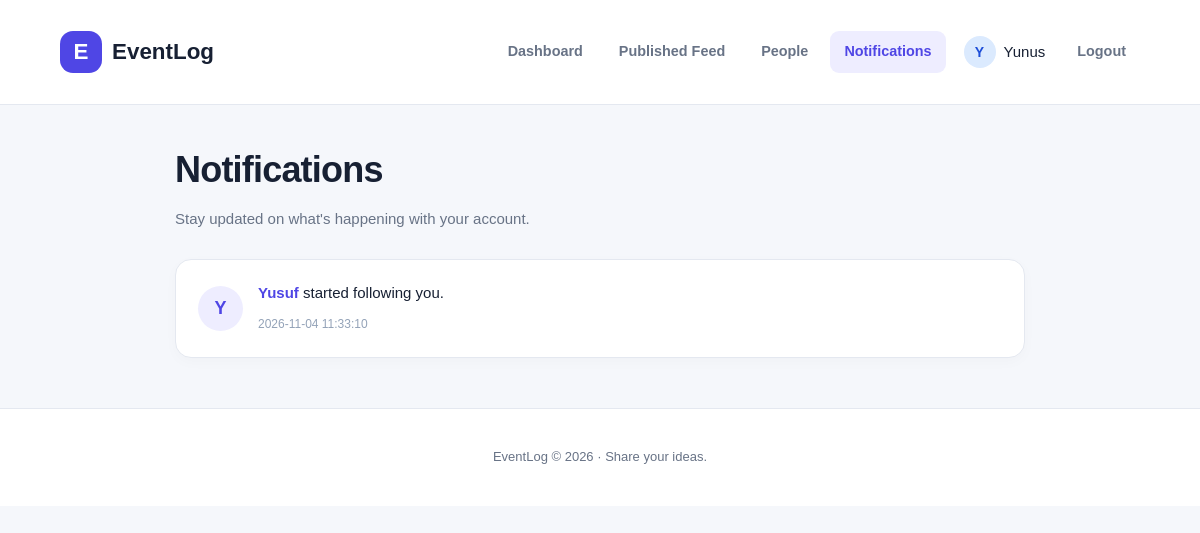
/notifications (signed in), run on the app's committed database.
### app.py (models this page shows)
    class User(db.Model, UserMixin):
        id = mapped_column(db.Integer, primary_key=True)
        Firstname = mapped_column(db.String)
        Lastname = mapped_column(db.String)
        Username = mapped_column(db.String, unique=True, nullable=False)
        Email = mapped_column(db.String)
        Password = mapped_column(db.String, nullable=False)
        date = mapped_column(db.String)

    class Notification(db.Model):
        __tablename__ = 'notification'
        id = mapped_column(db.Integer, primary_key=True)
        recipient_id = mapped_column(db.Integer, db.ForeignKey('user.id'), nullable=False)
        actor_id = mapped_column(db.Integer, db.ForeignKey('user.id'), nullable=False)
        notification_type = mapped_column(db.String, nullable=False)
        post_id = mapped_column(db.Integer, db.ForeignKey('post.id'), nullable=True)
        is_read = mapped_column(db.Boolean, default=False, nullable=False)
        date = mapped_column(db.String, nullable=False)

### app.py (the view)
    @app.route('/notifications')
    @login_required
    def notifications():
        notifications = db.session.query(Notification, User).join(
            User, Notification.actor_id == User.id
        ).filter(
            Notification.recipient_id == current_user.id
        ).order_by(
            Notification.id.desc()
        ).all()
        return render_template(
            'notification.html',
            notifications=notifications
        )

### templates/notification.html (shortened to what this page needs)
<!DOCTYPE html>
<html lang="en">
<head>
    <link rel="stylesheet" href="{{ url_for('static', filename='notification.css') }}">
</head>
<body class="notifications-page">
    <header class="pub-header">
        <a href="{{ url_for('home') }}" class="pub-brand">
            <span class="pub-brand-icon">E</span>
            <span>EventLog</span>
        </a>
        <nav class="pub-nav">
            <a href="{{ url_for('home') }}" class="pub-nav-link"> Dashboard </a>
            <a href="{{ url_for('published_posts') }}" class="pub-nav-link"> Published Feed </a>
            <a href="{{ url_for('people') }}" class="pub-nav-link"> People </a>
            <a href="{{ url_for('notifications') }}" class="pub-current-page">
                Notifications
            </a>
            <a href="{{ url_for('profile', username=current_user.Username) }}"
            class="pub-user-profile">
                <span class="pub-user-avatar"> {{ (current_user.Username or 'U')[0]|upper }} </span>
                <span class="pub-user-name"> {{ current_user.Username }} </span>
            </a>
            <a href="{{ url_for('logout') }}" class="pub-nav-link pub-logout"> Logout </a>
        </nav>
    </header>
    <main class="notifications-main">
        <section class="notifications-heading">
            <h1>Notifications</h1>
            <p>Stay updated on what's happening with your account.</p>
        </section>
        <section class="notifications-list">
            {% for notification, actor in notifications %}
                <article class="notification-card">
                    <div class="notification-avatar">
                        {{ (actor.Username or 'U')[0]|upper }}
                    </div>
                    <div class="notification-content">
                        {% if notification.notification_type == 'follow' %}
                            <p>
                                <strong>{{ actor.Username }}</strong>
                                started following you.
                            </p>
                        {% elif notification.notification_type == 'like' %}
                            <p>
                                <strong>{{ actor.Username }}</strong>
                                liked your post.
                            </p>
                        {% elif notification.notification_type == 'comment' %}
                            <p>
                                <strong>{{ actor.Username }}</strong>
                                commented on your post.
                            </p>
                        {% else %}
                            <p>
                                <strong>{{ actor.Username }}</strong>
                                interacted with you.
                            </p>
                        {% endif %}
                        <small>{{ notification.date }}</small>
                    </div>
                </article>
            {% else %}
                <div class="notifications-empty">
                    <div class="empty-icon">E</div>
                    <h2>No notifications yet</h2>
                    <p>When someone interacts with you, you'll see it here.</p>
                </div>
            {% endfor %}
        </section>
    </main>
    <footer class="notifications-footer">
        <p>EventLog &copy; 2026 · Share your ideas.</p>
    </footer>
</body>
</html>

### static/notification.css (style rules this page uses)
.notifications-page { margin: 0; min-height: 100vh; font-family: Arial, sans-serif; background: #f8fafc; color: #1e293b; }
.pub-header { display: flex; justify-content: space-between; align-items: center; padding: 18px 6%; background: #ffffff; border-bottom: 1px solid #e2e8f0; gap: 20px; flex-wrap: wrap; }
.pub-brand { display: flex; align-items: center; gap: 10px; color: #1e293b; text-decoration: none; font-size: 21px; font-weight: 700; }
.pub-brand-icon { display: flex; justify-content: center; align-items: center; width: 36px; height: 36px; background: #2563eb; color: white; border-radius: 10px; }
.pub-nav { display: flex; align-items: center; gap: 20px; flex-wrap: wrap; }
.pub-nav-link { text-decoration: none; color: #475569; font-size: 14px; font-weight: 600; }
.notifications-main { width: 90%; max-width: 850px; margin: 45px auto; }
.notifications-heading { margin-bottom: 25px; }
.notifications-heading h1 { margin: 0 0 8px; font-size: 28px; }
.notifications-heading p { color: #64748b; margin: 0; }
.notifications-list { display: flex; flex-direction: column; gap: 12px; }
.notification-card { display: flex; align-items: center; gap: 15px; padding: 20px; background: #ffffff; border: 1px solid #e2e8f0; border-radius: 12px; }
.notification-avatar { display: flex; justify-content: center; align-items: center; flex-shrink: 0; width: 45px; height: 45px; border-radius: 50%; background: #dbeafe; color: #1d4ed8; font-weight: 700; font-size: 18px; }
.notification-content { flex: 1; }
.notification-content p { margin: 0 0 7px; line-height: 1.5; }
.notification-content strong { color: #1e40af; }
.notification-content small { color: #94a3b8; font-size: 12px; }
.notifications-footer { padding: 25px; text-align: center; color: #94a3b8; font-size: 13px; }
.notifications-page { --dash-primary: #4f46e5; --dash-primary-hover: #4338ca; --dash-bg: #f5f7fb; --dash-surface: #ffffff; --dash-text: #172033; --dash-muted: #687386; --dash-border: #e4e8f0; background: var(--dash-bg); color: var(--dash-text); font-size: 15px; line-height: 1.6; }
.notifications-page .pub-header { min-height: 76px; padding: 14px 5%; flex-wrap: nowrap; background: var(--dash-surface); border-bottom: 1px solid var(--dash-border); }
.notifications-page .pub-brand { color: var(--dash-text); font-size: 1.4rem; font-weight: 800; white-space: nowrap; }
.notifications-page .pub-brand-icon { width: 42px; height: 42px; border-radius: 13px; background: var(--dash-primary); font-weight: 800; }
.notifications-page .pub-nav { justify-content: flex-end; flex-wrap: nowrap; gap: 8px; }
.notifications-page .pub-nav-link, .notifications-page .pub-current-page { display: inline-flex; align-items: center; justify-content: center; padding: 9px 14px; border-radius: 9px; color: var(--dash-muted); font-size: 0.9rem; font-weight: 600; white-space: nowrap; }
.notifications-page .pub-nav-link:hover, .notifications-page .pub-current-page { color: var(--dash-primary); background: #eeedff; }
.notifications-page .pub-user-profile { display: inline-flex; align-items: center; gap: 8px; padding: 7px 10px; border-radius: 9px; color: var(--dash-text); white-space: nowrap; }
.notifications-page .pub-user-avatar { display: flex; align-items: center; justify-content: center; width: 32px; height: 32px; border-radius: 50%; background: #dbeafe; color: #1d4ed8; font-size: 14px; font-weight: 700; }
.notifications-main { width: min(100% - 32px, 850px); margin: 0 auto; padding: 36px 0 50px; }
.notifications-heading { margin-bottom: 28px; }
.notifications-heading h1 { margin: 0 0 8px; color: var(--dash-text); font-size: clamp(1.7rem, 3vw, 2.3rem); letter-spacing: -0.8px; }
.notifications-heading p { color: var(--dash-muted); }
.notification-card { padding: 22px; border: 1px solid var(--dash-border); border-radius: 16px; background: var(--dash-surface); box-shadow: 0 4px 14px rgba(31, 41, 55, 0.025); transition: transform 0.2s ease, box-shadow 0.2s ease; }
.notification-avatar { background: #eeedff; color: var(--dash-primary); }
.notification-content strong { color: var(--dash-primary); }
.notifications-footer { border-top: 1px solid var(--dash-border); background: #ffffff; color: var(--dash-muted); }
.notifications-page .pub-header a { text-decoration: none; }

### data on the page
User: Username "Y", Username "Yunus"
Notification: Username "Yusuf", date "2026-11-04 11:33:10"
User: Username "Y"
